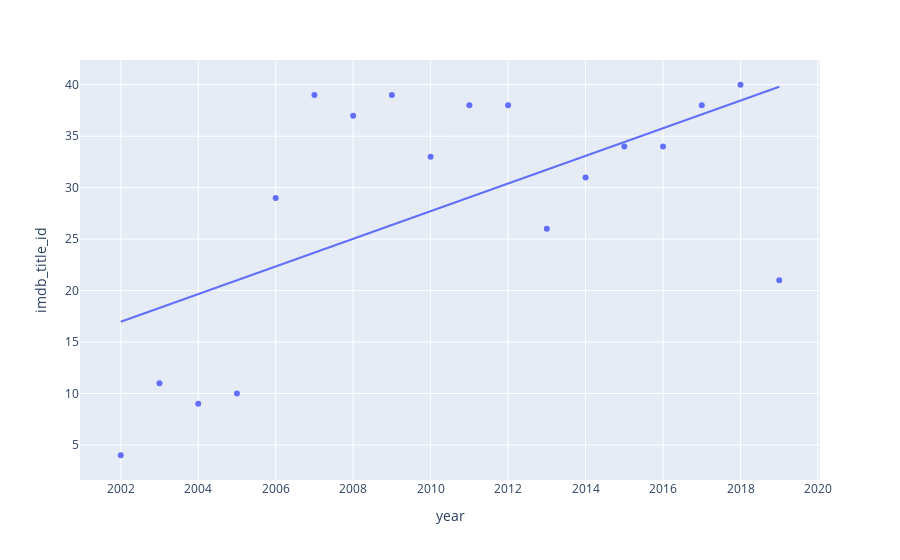

This figure's notebook cell:
### Code cell
fig = px.scatter(num_vars_per_year, x="year", y="imdb_title_id", trendline="ols")
fig.show()

### Figure 1 — Plotly figure (JSON) as saved in the notebook; plotly's stock layout.template omitted (floating-point values rounded to 4 significant figures)
{"data": [{"hoverlabel": {"namelength": 0}, "hovertemplate": "year=%{x}<br>imdb_title_id=%{y}", "legendgroup": "", "marker": {"color": "#636efa", "symbol": "circle"}, "mode": "markers", "name": "", "showlegend": false, "type": "scatter", "x": [2002, 2003, 2004, 2005, 2006, 2007, 2008, 2009, 2010, 2011, 2012, 2013, 2014, 2015, 2016, 2017, 2018, 2019], "xaxis": "x", "y": [4, 11, 9, 10, 29, 39, 37, 39, 33, 38, 38, 26, 31, 34, 34, 38, 40, 21], "yaxis": "y"}, {"hoverlabel": {"namelength": 0}, "hovertemplate": "<b>OLS trendline</b><br>imdb_title_id = 1.34262 * year + -2670.95<br>R<sup>2</sup>=0.352982<br><br>year=%{x}<br>imdb_title_id=%{y} <b>(trend)</b>", "legendgroup": "", "marker": {"color": "#636efa", "symbol": "circle"}, "mode": "lines", "name": "", "showlegend": false, "type": "scatter", "x": [2002, 2003, 2004, 2005, 2006, 2007, 2008, 2009, 2010, 2011, 2012, 2013, 2014, 2015, 2016, 2017, 2018, 2019], "xaxis": "x", "y": [16.98, 18.32, 19.66, 21.0, 22.35, 23.69, 25.03, 26.37, 27.72, 29.06, 30.4, 31.75, 33.09, 34.43, 35.77, 37.12, 38.46, 39.8], "yaxis": "y"}], "layout": {"autosize": true, "legend": {"tracegroupgap": 0}, "margin": {"t": 60}, "xaxis": {"anchor": "y", "autorange": true, "domain": [0, 1], "range": [2001.0, 2020.0], "title": {"text": "year"}, "type": "linear"}, "yaxis": {"anchor": "x", "autorange": true, "domain": [0, 1], "range": [1.448, 42.55], "title": {"text": "imdb_title_id"}, "type": "linear"}}}
